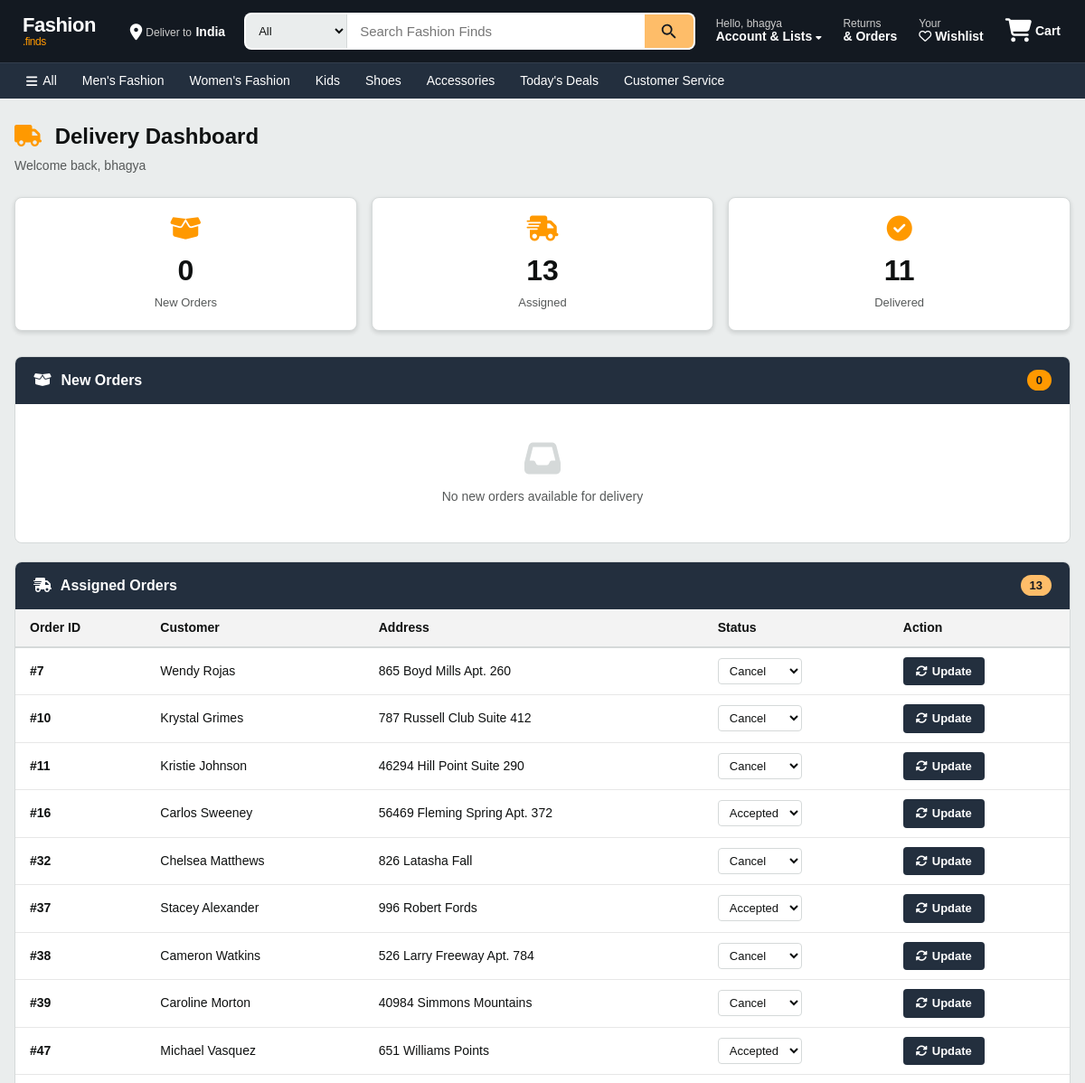
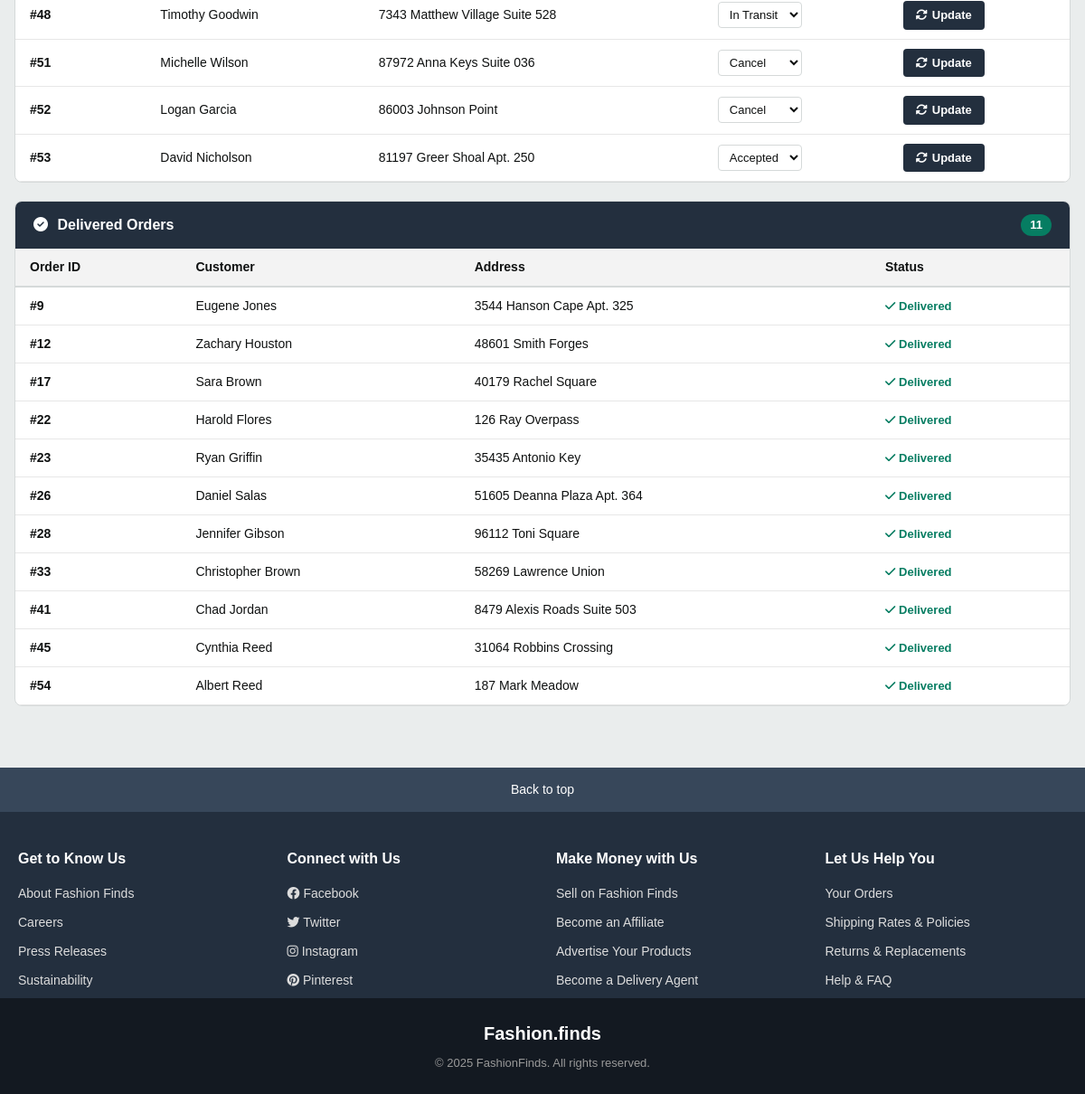
The page /delivery/dashboard (signed in) on the database its author committed (2 pictures, top to bottom).
### app/models.py (models this page shows, shortened)
class User(db.Model, UserMixin):
    __tablename__ = 'users'
    id = db.Column(db.Integer, primary_key=True)
    name = db.Column(db.String(100), nullable=False)
    phone = db.Column(db.String(15), nullable=False)
    email = db.Column(db.String(100), unique=True, nullable=False)
    password = db.Column(db.String(255), nullable=False)
    address = db.Column(db.Text, nullable=False)
    state = db.Column(db.String(50), nullable=False)
    city = db.Column(db.String(50), nullable=False)
    pincode = db.Column(db.String(10), nullable=False)
    reset_token = db.Column(db.String(255), nullable=True)
    reset_token_expiry = db.Column(db.DateTime, nullable=True)
    approved = db.Column(db.Boolean, default=False)
    role = db.Column(db.String(10), nullable=False)

class Order(db.Model):
    __tablename__ = 'orders'
    id = db.Column(db.Integer, primary_key=True)
    user_id = db.Column(db.Integer, db.ForeignKey('users.id'), nullable=False)
    total_price = db.Column(db.Float, nullable=False)
    status = db.Column(db.String(50), nullable=False, default="Pending")  # ('Pending', 'Shipped', 'Delivered', 'Cancelled')
    order_date = db.Column(db.DateTime, nullable=False, default=lambda: datetime.now(timezone.utc))
    delivery_date = db.Column(db.DateTime, nullable=True)
    order_items = db.relationship('OrderItem', backref='order', lazy=True, cascade="all, delete-orphan")
    delivery_person_id = db.Column(db.Integer, db.ForeignKey('users.id'), nullable=True)
    customer_name = db.Column(db.String(100), nullable=False)
    address_line_1 = db.Column(db.String(100), nullable=False)
    state = db.Column(db.String(100), nullable=False)
    city = db.Column(db.String(100), nullable=False)
    pincode = db.Column(db.String(20), nullable=False)
    mail = db.Column(db.String(50), nullable=False)

### app/delivery.py (the view)
@delivery_bp.route('/dashboard')
@login_required
def dashboard():
    person = current_user
    if not person:
        return "User not found", 404  # Handle non-existent users
    available_orders = Order.query.filter_by(city=person.city, delivery_person_id=None).all()
    delivered_orders = Order.query.filter_by(status="Delivered", delivery_person_id=person.id).all()
    assigned_orders = Order.query.filter(Order.delivery_person_id == person.id, Order.status != "Delivered").all()
    return render_template('delivery_dashboard.html', person=person, new_orders=available_orders, assigned_orders=assigned_orders, delivered=delivered_orders)

### app/templates/delivery_dashboard.html (shortened to what this page needs)
{% extends "base.html" %}
{% block content %}
<div class="del-dash-page">
    <div class="del-dash-header">
        <h1><i class="fas fa-truck"></i> Delivery Dashboard</h1>
        <p>Welcome back, {{ person.name }}</p>
    </div>
    <div class="del-dash-stats">
        <div class="del-stat-card">
            <i class="fas fa-box-open"></i>
            <div class="del-stat-value">{{ new_orders|length }}</div>
            <div class="del-stat-label">New Orders</div>
        </div>
        <div class="del-stat-card">
            <i class="fas fa-shipping-fast"></i>
            <div class="del-stat-value">{{ assigned_orders|length }}</div>
            <div class="del-stat-label">Assigned</div>
        </div>
        <div class="del-stat-card">
            <i class="fas fa-check-circle"></i>
            <div class="del-stat-value">{{ delivered|length }}</div>
            <div class="del-stat-label">Delivered</div>
        </div>
    </div>
    <div class="del-dash-section">
        <div class="del-section-header">
            <h2><i class="fas fa-box-open"></i> New Orders</h2>
            <span class="del-badge">{{ new_orders|length }}</span>
        </div>
        {% if new_orders %}
        <div class="del-table-wrap">
            <table class="del-table">
                <thead>
                    <tr>
                        <th>Order ID</th>
                        <th>Customer</th>
                        <th>Address</th>
                        <th>Action</th>
                    </tr>
                </thead>
                <tbody>
                    {% for order in new_orders %}
                    <tr>
                        <td><strong>#{{ order.id }}</strong></td>
                        <td>{{ order.customer_name }}</td>
                        <td>{{ order.address_line_1 }}</td>
                        <td>
                            <a href="{{ url_for('delivery.assign_delivery', order_id=order.id) }}" class="del-btn del-btn-assign">
                                <i class="fas fa-hand-pointer"></i> Assign Me
                            </a>
                        </td>
                    </tr>
                    {% endfor %}
                </tbody>
            </table>
        </div>
        {% else %}
        <div class="del-empty">
            <i class="fas fa-inbox"></i>
            <p>No new orders available for delivery</p>
        </div>
        {% endif %}
    </div>
    <div class="del-dash-section">
        <div class="del-section-header">
            <h2><i class="fas fa-shipping-fast"></i> Assigned Orders</h2>
            <span class="del-badge del-badge-warning">{{ assigned_orders|length }}</span>
        </div>
        {% if assigned_orders %}
        <div class="del-table-wrap">
            <table class="del-table">
                <thead>
                    <tr>
                        <th>Order ID</th>
                        <th>Customer</th>
                        <th>Address</th>
                        <th>Status</th>
                        <th>Action</th>
                    </tr>
                </thead>
                <tbody>
                    {% for order in assigned_orders %}
                    <tr>
                        <td><strong>#{{ order.id }}</strong></td>
                        <td>{{ order.customer_name }}</td>
                        <td>{{ order.address_line_1 }}</td>
                        <td>
                            <select class="del-status-select" data-order-id="{{ order.id }}">
                                <option value="Accepted" {% if order.status == "Accepted" %}selected{% endif %}>Accepted</option>
                                <option value="In Transit" {% if order.status == "In Transit" %}selected{% endif %}>In Transit</option>
                                <option value="Cancel" {% if order.status == "Cancel" %}selected{% endif %}>Cancel</option>
                            </select>
                        </td>
                        <td>
                            <a href="{{ url_for('delivery.update_status', order_id=order.id, status=order.status) }}" id="updateStatusLink-{{ order.id }}" class="del-btn del-btn-update">
                                <i class="fas fa-sync-alt"></i> Update
                            </a>
                        </td>
                    </tr>
                    {% endfor %}
                </tbody>
            </table>
        </div>
        {% else %}
        <div class="del-empty">
            <i class="fas fa-clipboard-list"></i>
            <p>No assigned orders</p>
        </div>
        {% endif %}
    </div>
    <div class="del-dash-section">
        <div class="del-section-header">
            <h2><i class="fas fa-check-circle"></i> Delivered Orders</h2>
            <span class="del-badge del-badge-success">{{ delivered|length }}</span>
        </div>
        {% if delivered %}
        <div class="del-table-wrap">
            <table class="del-table">
                <thead>
                    <tr>
                        <th>Order ID</th>
                        <th>Customer</th>
                        <th>Address</th>
                        <th>Status</th>
                    </tr>
                </thead>
                <tbody>
                    {% for order in delivered %}
                    <tr>
                        <td><strong>#{{ order.id }}</strong></td>
                        <td>{{ order.customer_name }}</td>
                        <td>{{ order.address_line_1 }}</td>
                        <td><span class="del-status-delivered"><i class="fas fa-check"></i> Delivered</span></td>
                    </tr>
                    {% endfor %}
                </tbody>
            </table>
        </div>
        {% else %}
        <div class="del-empty">
            <i class="fas fa-box"></i>
            <p>No delivered orders yet</p>
        </div>
        {% endif %}
    </div>
</div>
{% endblock %}

### app/templates/navbar.html (shortened to what this page needs)
<div class="nav-container">
    <div class="navbar-top">
        <div class="logo">
            <a href="/">Fashion<span class="logo-accent">.finds</span></a>
        </div>
        <div class="deliver-to">
            <i class="fas fa-location-dot"></i>
            <div>
                <span class="deliver-label">Deliver to</span>
                <span class="deliver-value">India</span>
            </div>
        </div>
        <div class="nav-search">
            <form action="{{ url_for('views.search') }}" method="GET" class="search-bar">
                <select name="category" class="search-category">
                    <option value="">All</option>
                </select>
                <input type="text" name="query" class="search-input"
                       placeholder="Search Fashion Finds" required>
                <button type="submit" class="search-button">
                </button>
            </form>
        </div>
        <div class="nav-actions">
            <div class="dropdown">
                <a href="{{ url_for('auth.account') }}" class="nav-action-item">
                    <span class="nav-action-label">Hello, {% if current_user.is_authenticated %}{{ current_user.name }}{% else %}sign in{% endif %}</span>
                    <span class="nav-action-value">Account & Lists <i class="fas fa-caret-down" style="font-size:10px"></i></span>
                </a>
            </div>
            <a href="{{ url_for('views.my_orders') }}" class="nav-action-item">
                <span class="nav-action-label">Returns</span>
                <span class="nav-action-value">& Orders</span>
            </a>
            <a href="/wishlist" class="nav-action-item">
                <span class="nav-action-label">Your</span>
                <span class="nav-action-value"><i class="far fa-heart"></i> Wishlist</span>
            </a>
            <a href="/cart" class="nav-cart">
                <span class="cart-icon-wrap">
                    <i class="fas fa-shopping-cart"></i>
                </span>
                <span class="cart-label">Cart</span>
            </a>
        </div>
    </div>
    <div class="navbar-bottom">
        <div class="navbar-bottom-inner">
            <a href="/" class="nav-cat-link"><i class="fas fa-bars"></i> All</a>
            <a href="{{ url_for('views.products_by_category', category_name='Men') }}" class="nav-cat-link">Men's Fashion</a>
            <a href="{{ url_for('views.products_by_category', category_name='Women') }}" class="nav-cat-link">Women's Fashion</a>
            <a href="{{ url_for('views.products_by_category', category_name='Kids') }}" class="nav-cat-link">Kids</a>
            <a href="{{ url_for('views.products_by_category', category_name='Shoes') }}" class="nav-cat-link">Shoes</a>
            <a href="{{ url_for('views.products_by_category', category_name='Accessories') }}" class="nav-cat-link">Accessories</a>
            <a href="{{ url_for('views.search') }}?query=sale" class="nav-cat-link">Today's Deals</a>
            <a href="{{ url_for('views.contact') }}" class="nav-cat-link">Customer Service</a>
        </div>
    </div>
</div>

### rows shown on the page
User: name "bhagya"
Order: id "7", customer_name "Wendy Rojas", address_line_1 "865 Boyd Mills Apt. 260", status+id "Cancel"
Order: id "10", customer_name "Krystal Grimes", address_line_1 "787 Russell Club Suite 412", status+id "Cancel"
Order: id "11", customer_name "Kristie Johnson", address_line_1 "46294 Hill Point Suite 290", status+id "Cancel"
Order: id "16", customer_name "Carlos Sweeney", address_line_1 "56469 Fleming Spring Apt. 372", status+id "Accepted"
Order: id "32", customer_name "Chelsea Matthews", address_line_1 "826 Latasha Fall", status+id "Cancel"
Order: id "37", customer_name "Stacey Alexander", address_line_1 "996 Robert Fords", status+id "Accepted"
Order: id "38", customer_name "Cameron Watkins", address_line_1 "526 Larry Freeway Apt. 784", status+id "Cancel"
Order: id "39", customer_name "Caroline Morton", address_line_1 "40984 Simmons Mountains", status+id "Cancel"
Order: id "47", customer_name "Michael Vasquez", address_line_1 "651 Williams Points", status+id "Accepted"
Order: id "48", customer_name "Timothy Goodwin", address_line_1 "7343 Matthew Village Suite 528", status+id "In Transit"
Order: id "51", customer_name "Michelle Wilson", address_line_1 "87972 Anna Keys Suite 036", status+id "Cancel"
Order: id "52", customer_name "Logan Garcia", address_line_1 "86003 Johnson Point", status+id "Cancel"
Order: id "53", customer_name "David Nicholson", address_line_1 "81197 Greer Shoal Apt. 250", status+id "Accepted"
Order: id "9", customer_name "Eugene Jones", address_line_1 "3544 Hanson Cape Apt. 325"
Order: id "12", customer_name "Zachary Houston", address_line_1 "48601 Smith Forges"
Order: id "17", customer_name "Sara Brown", address_line_1 "40179 Rachel Square"
Order: id "22", customer_name "Harold Flores", address_line_1 "126 Ray Overpass"
Order: id "23", customer_name "Ryan Griffin", address_line_1 "35435 Antonio Key"
Order: id "26", customer_name "Daniel Salas", address_line_1 "51605 Deanna Plaza Apt. 364"
Order: id "28", customer_name "Jennifer Gibson", address_line_1 "96112 Toni Square"
Order: id "33", customer_name "Christopher Brown", address_line_1 "58269 Lawrence Union"
Order: id "41", customer_name "Chad Jordan", address_line_1 "8479 Alexis Roads Suite 503"
Order: id "45", customer_name "Cynthia Reed", address_line_1 "31064 Robbins Crossing"
Order: id "54", customer_name "Albert Reed", address_line_1 "187 Mark Meadow"

### other values the page prints
{{ new_orders|length }} "0"
{{ assigned_orders|length }} "13"
{{ delivered|length }} "11"
